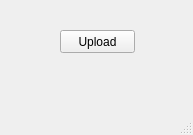
<?xml version="1.0" encoding="UTF-8"?>
<ui version="4.0">
 <class>QtGuiClass</class>
 <widget class="QMainWindow" name="QtGuiClass">
  <property name="geometry">
   <rect>
    <x>0</x>
    <y>0</y>
    <width>193</width>
    <height>135</height>
   </rect>
  </property>
  <property name="windowTitle">
   <string>Plugin</string>
  </property>
  <widget class="QWidget" name="centralwidget">
   <widget class="QPushButton" name="button">
    <property name="geometry">
     <rect>
      <x>60</x>
      <y>30</y>
      <width>75</width>
      <height>23</height>
     </rect>
    </property>
    <property name="text">
     <string>Upload</string>
    </property>
   </widget>
  </widget>
  <widget class="QMenuBar" name="menubar">
   <property name="geometry">
    <rect>
     <x>0</x>
     <y>0</y>
     <width>193</width>
     <height>21</height>
    </rect>
   </property>
  </widget>
  <widget class="QStatusBar" name="statusbar"/>
 </widget>
 <resources/>
 <connections/>
</ui>
